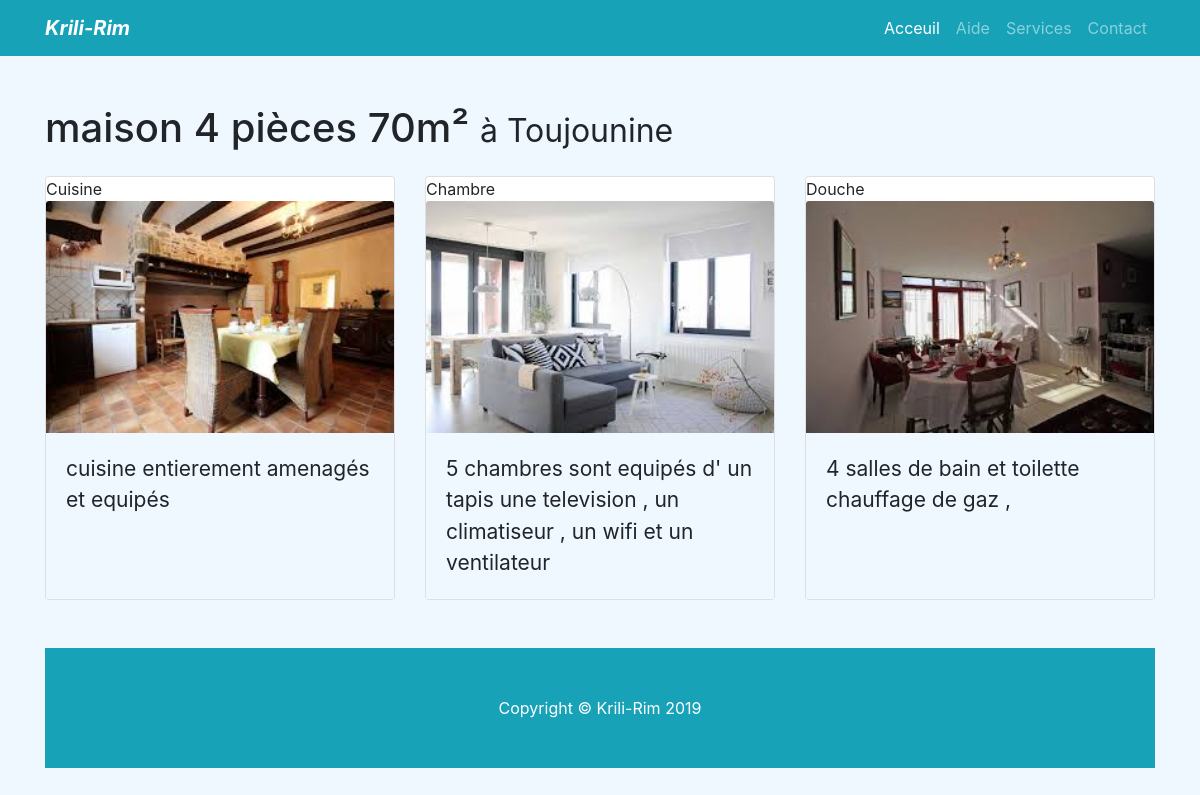
The page /acceuil/2/ on the database its author committed.
### monappartement/models.py (models this page shows, shortened)
@python_2_unicode_compatible
class produit(models.Model):
    image=models.ImageField(upload_to="photo/")
    titre=models.CharField(max_length=30)
    prix=models.IntegerField()
    telephone=models.IntegerField(default=0)
    imgcuisine=models.ImageField(upload_to="photo/",default='DEFAULT')
    infocuisine=models.TextField(null=True)
    imgchambre=models.ImageField(upload_to="photo/",default='DEFAULT')
    infochambre=models.TextField(null=True)
    imgdouche=models.ImageField(upload_to="photo/",default='DEFAULT')
    infodouche=models.TextField(null=True)
    categ=models.ForeignKey('Categorie', on_delete=models.PROTECT)

class Categorie(models.Model):
	nom=models.CharField(max_length=70)
	def __str__(self):
	      return  "{0}".format(self.nom)

### monappartement/views.py (the view)
# urls.py: re_path(r'^acceuil/(?P<id>\d+)/$',views.voir_details,name="views.voirdetails"),
def voir_details(request,id):
    try:
        produits=produit.objects.get(id=id)
    except DoesNotExist:
        raise Http404
    return render(request,"monappartement/details.html",{'produits': produits})

### monappartement/templates/monappartement/details.html (shortened to what this page needs)
<!DOCTYPE html>
<html lang="en">
<head>
  {% load static %}
  <link href="{% static 'vendor/bootstrap/css/bootstrap.min.css' %}" rel="stylesheet">
  <link href="{% static 'css/shop-homepage.css' %}" rel="stylesheet">
</head>
<body>
  <nav class="navbar navbar-expand-lg navbar-dark bg-info   fixed-top">
    <div class="container">
       <a class="navbar-brand" href="#" style="font-style:italic;"><strong>Krili-Rim</strong></a>
      <div class="collapse navbar-collapse" id="navbarResponsive">
        <ul class="navbar-nav ml-auto">
          <li class="nav-item active">
            <a class="nav-link" href="#">Acceuil
            </a>
          </li>
          <li class="nav-item">
            <a class="nav-link" href="#">Aide</a>
          </li>
          <li class="nav-item">
            <a class="nav-link" href="#">Services</a>
          </li>
          <li class="nav-item">
            <a class="nav-link" href="#">Contact</a>
          </li>
        </ul>
      </div>
    </div>
  </nav><br/>
<div class="container">
  <h1 class="my-4">{{produits.titre}}
    <small>à {{produits.categ}}</small>
  </h1>
   <div class="row" >
          <div class="col-lg-4 col-md-6 mb-4">
            <div class="card h-100">
               <div class="header"> Cuisine </div>
                 <a href="#"><img class="card-img-top" src="{{produits.imgcuisine.url}}" alt=""></a>
              <div class="card-body"style="background-color:#F0F8FF;">
                <p class="card-text"style="font-size:21px;" >
                    {{produits.infocuisine}}
                </p>
              </div>
            </div>
          </div>
           <div class="col-lg-4 col-md-6 mb-4">
            <div class="card h-100">
               <div class="header"> Chambre </div>
               <a href="#"><img class="card-img-top" src="{{produits.imgchambre.url}}" alt=""></a>
              <div class="card-body"style="background-color:#F0F8FF;">
                <p class="card-text"style="font-size:21px;" >
                    {{produits.infochambre}}
                </p>
              </div>
            </div>
          </div>
            <div class="col-lg-4 col-md-6 mb-4">
            <div class="card h-100">
              <div class="header"> Douche </div>
             <a href="#"><img class="card-img-top" src="{{produits.imgdouche.url}}" alt=""></a>
              <div class="card-body"style="background-color:#F0F8FF;">
                <p class="card-text"style="font-size:21px;" >
                      {{produits.infodouche}}
                </p>
              </div>
            </div>
          </div>
</div>
 <br>
  <footer class="py-5 bg-info">
    <div class="container">
      <p class="m-0 text-center text-white">Copyright &copy; Krili-Rim 2019</p>
    </div>
  </footer>
  {% load static %}
</body>
</html>

### static/css/shop-homepage.css (style rules this page uses)
body { padding-top: 56px; }

### monappartement/templates/monappartement/details.html (style rules this page uses)
body { background-color:#F0F8FF; }

### rows shown on the page
produit: titre "maison 4 pièces 70m²", categ "Toujounine", imgcuisine (picture), infocuisine "cuisine entierement amenagés et equipés", imgchambre (picture), infochambre "5 chambres sont equipés d' un tapis une television , un climatiseur , un wifi et un ventilateur", imgdouche (picture), infodouche "4 salles de bain et toilette chauffage de gaz ,"
